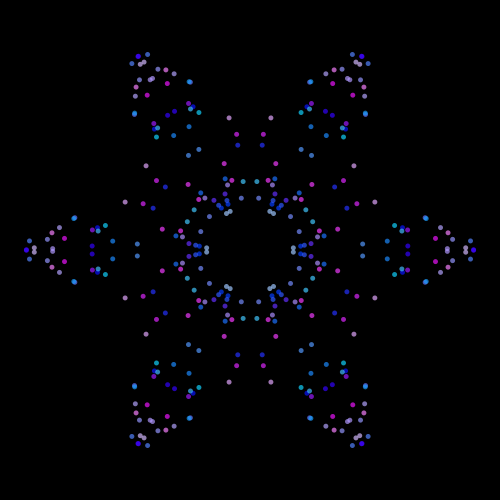
Frame 1 (no input)
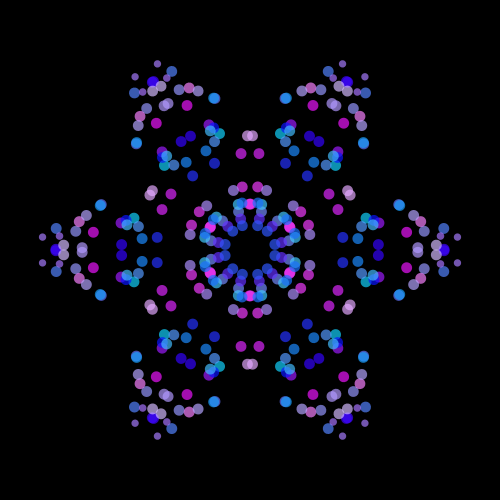
Frame 60 (the mouse pressed at the canvas centre just before this capture)
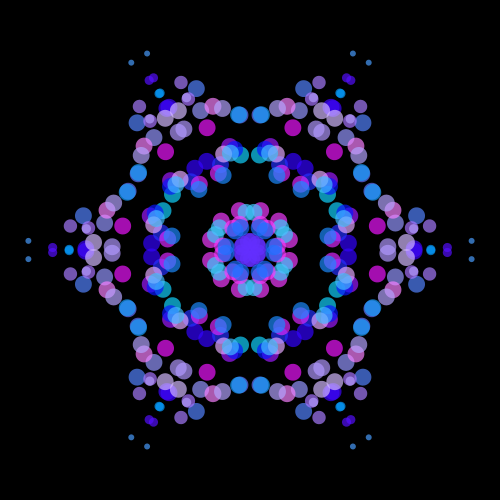
Frame 120 (the mouse held since frame 60 and released just before this capture)

The Processing sketch that drew these frames (run headless with seeded random() and noise(); from frame 60 on, the mouse is pressed at the canvas centre):

// Processing sketch: processing_179086
// ── processing_179086.pde

float fAngle, tAngle, radius; 
float mx, my, margin;
float rInc, eInc; 
Ball[] balls; 
int numBalls; 
boolean looping = true; 

void setup() {
  size(500, 500); 
  background(0); 
  smooth(); 
  noStroke(); 

  frameRate(40); 

  mx = width/2;
  my = height/2; 
  margin = 10; 

  fAngle = 0; 
  tAngle = 30;
  radius = width/2 - margin;

  rInc = 0.5; 
  eInc = 0.1;

  numBalls = 30; 
  balls = new Ball[numBalls];
  for (int i = 0; i < numBalls; i++) {
    balls[i] = new Ball();
  }
}

void draw() {
  background(0);  
  translate(mx, my); 

  for (int i = 0; i < numBalls; i++) {
    balls[i].display(); 
    balls[i].update();
  }
}

class Ball {
  float r, a, eSize; 
  int c, alpha; 

  Ball() {
    r = random(5, radius-5);
    eSize = 5; 
    a = random(fAngle, tAngle);
    c = color(random(255), random(255), 255);
    alpha = 175;
  }

  void update() {
    r += rInc; 
    eSize += eInc;

    if (r > radius) {
      r = random(5, radius/4); 
      eSize = 5; 
      a = random(fAngle, tAngle);
      c = color(random(255), random(255), 255);
    }
  }

  void display() {
    float x, y; 

    x = -mx + margin + cos(radians(a)) * r;
    y = sin(radians(a)) * r; 
    fill(c, alpha); 
    pushMatrix(); 
    for (int j = 0; j < 6; j++) {
      ellipse(x, y, eSize, eSize);
      ellipse(x, -y, eSize, eSize);
      rotate(radians(60));
    }
    popMatrix();
  }
}

void mouseReleased() {
  looping = !looping; 
  if (looping) {
    loop();
  } else {
    noLoop();
  }
}
